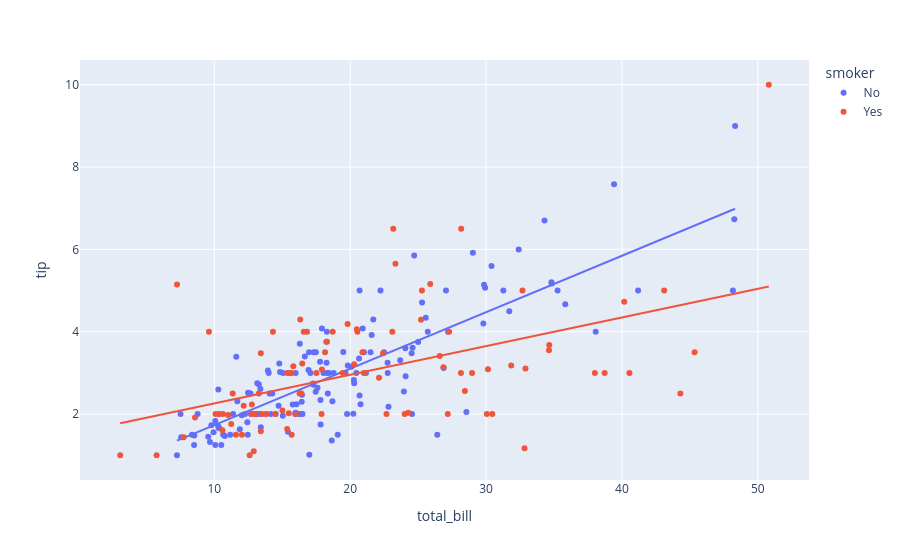

Write notebook code for a chart like this one.
### Code cell
# plotly 에서 regplot
px.scatter(data_frame=df, x='total_bill', y='tip', trendline='ols',
           color='smoker')

### Figure 1 — Plotly figure (JSON) as saved in the notebook; plotly's stock layout.template omitted (floating-point values rounded to 4 significant figures; data arrays with more than 128 entries replaced by an {"elided": "..."} marker saying what was removed)
{"data": [{"hovertemplate": "smoker=No<br>total_bill=%{x}<br>tip=%{y}<extra></extra>", "legendgroup": "No", "marker": {"color": "#636efa", "symbol": "circle"}, "mode": "markers", "name": "No", "orientation": "v", "showlegend": true, "type": "scatter", "x": {"elided": "151 float values"}, "xaxis": "x", "y": {"elided": "151 float values"}, "yaxis": "y"}, {"hovertemplate": "<b>OLS trendline</b><br>tip = 0.137156 * total_bill + 0.360069<br>R<sup>2</sup>=0.675984<br><br>smoker=No<br>total_bill=%{x}<br>tip=%{y} <b>(trend)</b><extra></extra>", "legendgroup": "No", "marker": {"color": "#636efa", "symbol": "circle"}, "mode": "lines", "name": "No", "showlegend": false, "type": "scatter", "x": {"elided": "151 float values"}, "xaxis": "x", "y": {"elided": "151 float values"}, "yaxis": "y"}, {"hovertemplate": "smoker=Yes<br>total_bill=%{x}<br>tip=%{y}<extra></extra>", "legendgroup": "Yes", "marker": {"color": "#EF553B", "symbol": "circle"}, "mode": "markers", "name": "Yes", "orientation": "v", "showlegend": true, "type": "scatter", "x": [38.01, 11.24, 20.29, 13.81, 11.02, 18.29, 3.07, 15.01, 26.86, 25.28, 17.92, 19.44, 32.68, 28.97, 5.75, 16.32, 40.17, 27.28, 12.03, 21.01, 11.35, 15.38, 44.3, 22.42, 15.36, 20.49, 25.21, 14.31, 16.0, 17.51, 10.59, 10.63, 50.81, 15.81, 7.25, 31.85, 16.82, 32.9, 17.89, 14.48, 9.6, 34.63, 34.65, 23.33, 45.35, 23.17, 40.55, 20.9, 30.46, 18.15, 23.1, 15.69, 19.81, 28.44, 15.48, 16.58, 10.34, 43.11, 13.0, 13.51, 18.71, 12.74, 13.0, 16.4, 20.53, 16.47, 26.59, 38.73, 24.27, 12.76, 30.06, 25.89, 13.27, 28.17, 12.9, 28.15, 11.59, 7.74, 30.14, 12.16, 13.42, 8.58, 13.42, 16.27, 10.09, 22.12, 24.01, 15.69, 15.53, 12.6, 32.83, 27.18, 22.67], "xaxis": "x", "y": [3.0, 1.76, 3.21, 2.0, 1.98, 3.76, 1.0, 2.09, 3.14, 5.0, 3.08, 3.0, 5.0, 3.0, 1.0, 4.3, 4.73, 4.0, 1.5, 3.0, 2.5, 3.0, 2.5, 3.48, 1.64, 4.06, 4.29, 4.0, 2.0, 3.0, 1.61, 2.0, 10.0, 3.16, 5.15, 3.18, 4.0, 3.11, 2.0, 2.0, 4.0, 3.55, 3.68, 5.65, 3.5, 6.5, 3.0, 3.5, 2.0, 3.5, 4.0, 1.5, 4.19, 2.56, 2.02, 4.0, 2.0, 5.0, 2.0, 2.0, 4.0, 2.01, 2.0, 2.5, 4.0, 3.23, 3.41, 3.0, 2.03, 2.23, 2.0, 5.16, 2.5, 6.5, 1.1, 3.0, 1.5, 1.44, 3.09, 2.2, 3.48, 1.92, 1.58, 2.5, 2.0, 2.88, 2.0, 3.0, 3.0, 1.0, 1.17, 2.0, 2.0], "yaxis": "y"}, {"hovertemplate": "<b>OLS trendline</b><br>tip = 0.0695902 * total_bill + 1.56427<br>R<sup>2</sup>=0.238357<br><br>smoker=Yes<br>total_bill=%{x}<br>tip=%{y} <b>(trend)</b><extra></extra>", "legendgroup": "Yes", "marker": {"color": "#EF553B", "symbol": "circle"}, "mode": "lines", "name": "Yes", "showlegend": false, "type": "scatter", "x": [3.07, 5.75, 7.25, 7.74, 8.58, 9.6, 10.09, 10.34, 10.59, 10.63, 11.02, 11.24, 11.35, 11.59, 12.03, 12.16, 12.6, 12.74, 12.76, 12.9, 13.0, 13.0, 13.27, 13.42, 13.42, 13.51, 13.81, 14.31, 14.48, 15.01, 15.36, 15.38, 15.48, 15.53, 15.69, 15.69, 15.81, 16.0, 16.27, 16.32, 16.4, 16.47, 16.58, 16.82, 17.51, 17.89, 17.92, 18.15, 18.29, 18.71, 19.44, 19.81, 20.29, 20.49, 20.53, 20.9, 21.01, 22.12, 22.42, 22.67, 23.1, 23.17, 23.33, 24.01, 24.27, 25.21, 25.28, 25.89, 26.59, 26.86, 27.18, 27.28, 28.15, 28.17, 28.44, 28.97, 30.06, 30.14, 30.46, 31.85, 32.68, 32.83, 32.9, 34.63, 34.65, 38.01, 38.73, 40.17, 40.55, 43.11, 44.3, 45.35, 50.81], "xaxis": "x", "y": [1.778, 1.964, 2.069, 2.103, 2.161, 2.232, 2.266, 2.284, 2.301, 2.304, 2.331, 2.346, 2.354, 2.371, 2.401, 2.41, 2.441, 2.451, 2.452, 2.462, 2.469, 2.469, 2.488, 2.498, 2.498, 2.504, 2.525, 2.56, 2.572, 2.609, 2.633, 2.635, 2.642, 2.645, 2.656, 2.656, 2.664, 2.678, 2.697, 2.7, 2.706, 2.71, 2.718, 2.735, 2.783, 2.809, 2.811, 2.827, 2.837, 2.866, 2.917, 2.943, 2.976, 2.99, 2.993, 3.019, 3.026, 3.104, 3.124, 3.142, 3.172, 3.177, 3.188, 3.235, 3.253, 3.319, 3.324, 3.366, 3.415, 3.433, 3.456, 3.463, 3.523, 3.525, 3.543, 3.58, 3.656, 3.662, 3.684, 3.781, 3.838, 3.849, 3.854, 3.974, 3.976, 4.209, 4.26, 4.36, 4.386, 4.564, 4.647, 4.72, 5.1], "yaxis": "y"}], "layout": {"legend": {"title": {"text": "smoker"}, "tracegroupgap": 0}, "margin": {"t": 60}, "xaxis": {"anchor": "y", "domain": [0, 1], "title": {"text": "total_bill"}}, "yaxis": {"anchor": "x", "domain": [0, 1], "title": {"text": "tip"}}}}
